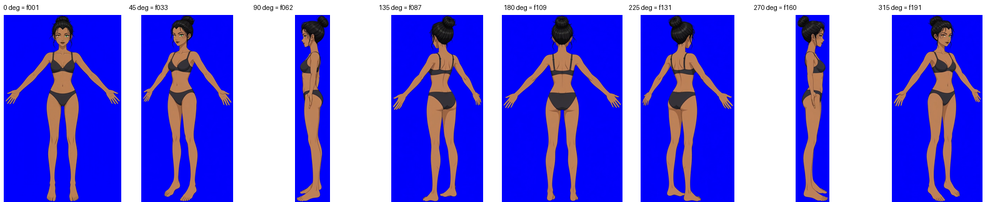
#> input picture body_tools/work/apose_turn/angle_map_sheet.png, 1000 x 202 px, shrunk from 1600 x 324 before the run
$ python -i seg.py   (imports and definitions only)
#> lines starting #> are read from the running program, lines starting #| are printed output that depends on the picture; after the words box and inside, x2 and y2 are one past the last pixel; in counts of white or black regions, pixels touching at a corner belong together
import numpy as np
from PIL import Image
from scipy import ndimage as nd
def mask_of(path):
#> called with path = 'angle_map_sheet.png'
    a=np.array(Image.open(path).convert('RGB')).astype(int)
    blue=(a[...,2]-np.maximum(a[...,0],a[...,1]))>120
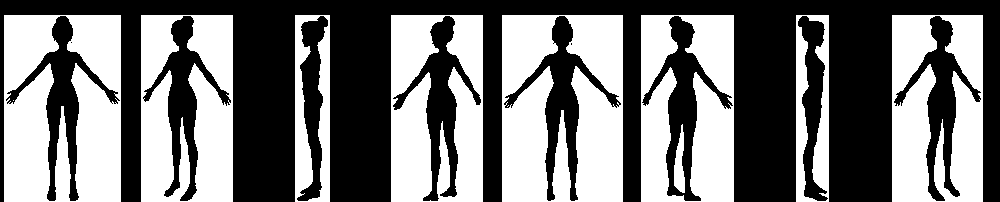
#> blue: shape (202, 1000) bool; 47% white; 11 white regions (2 under 20 px), largest, box (x1, y1, x2, y2) and area: (502, 15, 623, 202) 18081, (4, 15, 121, 202) 17518, (141, 15, 233, 202) 13051
    m=~blue
    lab,n=nd.label(m);
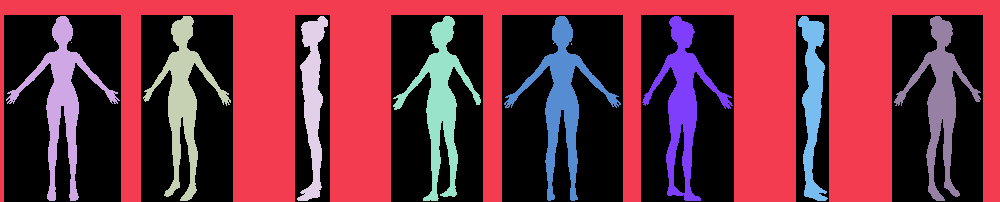
#> lab: shape (202, 1000) int32; 14 distinct labels, from 0 to 13; one colour per label, 0 black
#> n = 13
    if n==0: return m
    sz=nd.sum(m,lab,range(1,n+1));keep=np.isin(lab,1+np.nonzero(sz>=200)[0])
#> after `sz = nd.sum(m, lab, range(1, n + 1))`: sz = [75962, 4358, 4153, 2664, 4338, 4541, 4352, 2626, 4126, 1, 1, 2, 1]
#> after `keep = np.isin(lab, 1 + np.nonzero(sz >= 200)[0])`: keep: shape (202, 1000) bool; 53% white; 11 black regions (2 under 20 px), largest, box (x1, y1, x2, y2) and area: (502, 15, 623, 202) 18084, (4, 15, 121, 202) 17520, (141, 15, 233, 202) 13051
    return nd.binary_fill_holes(keep)|keep
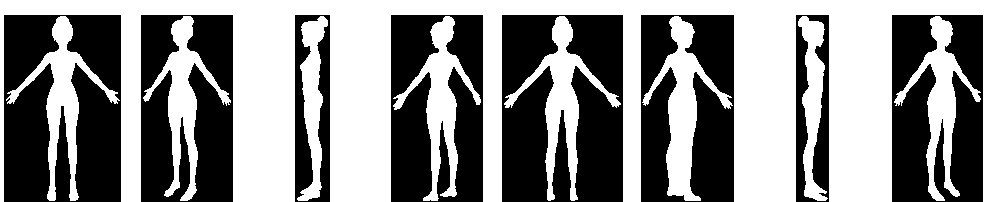
#> returned value: shape (202, 1000) bool; 53.3% white; 8 black regions, largest, box (x1, y1, x2, y2) and area: (502, 15, 623, 202) 18073, (4, 15, 121, 202) 17514, (141, 15, 233, 202) 13047

>>> result = mask_of('angle_map_sheet.png')

$ run again, on body_tools/work/apose_turn/direction_check.png
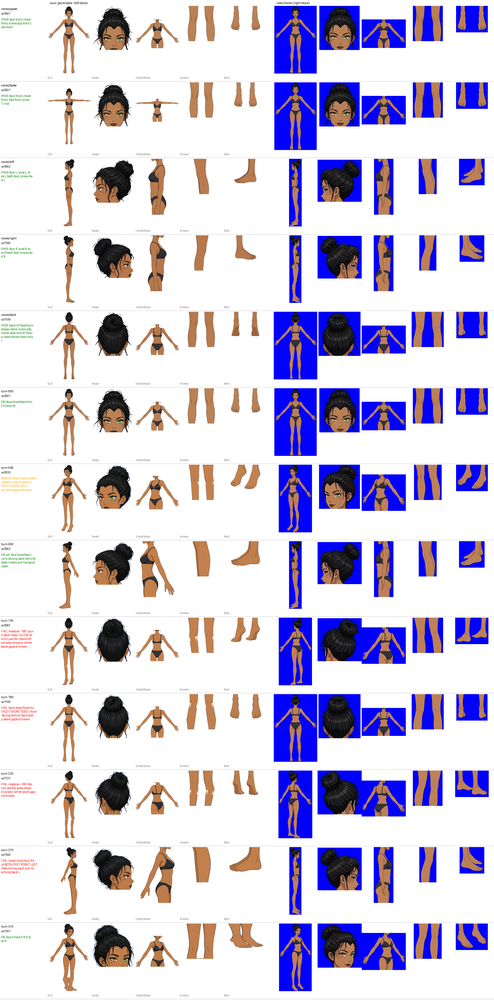
#> input picture body_tools/work/apose_turn/direction_check.png, 494 x 1000 px, shrunk from 1680 x 3400 before the run
#> in mask_of, `blue=(a[...,2]-np.maximum(a[...,0],a[...,1]))>120`:
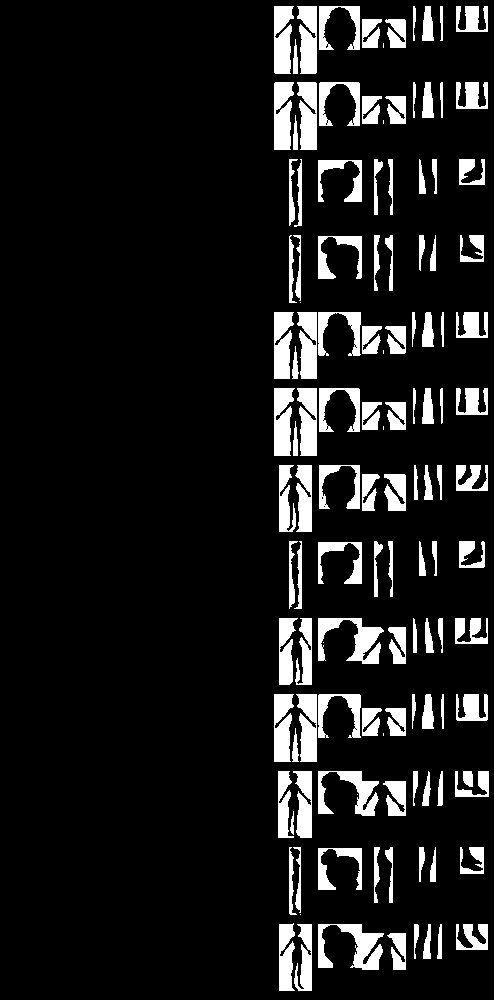
#> blue: shape (1000, 494) bool; 10.6% white; 126 white regions (9 under 20 px), largest, box (x1, y1, x2, y2) and area: (318, 924, 384, 970) 1420, (318, 618, 384, 664) 1385, (318, 771, 379, 816) 1183
#> in mask_of, `lab,n=nd.label(m);`:
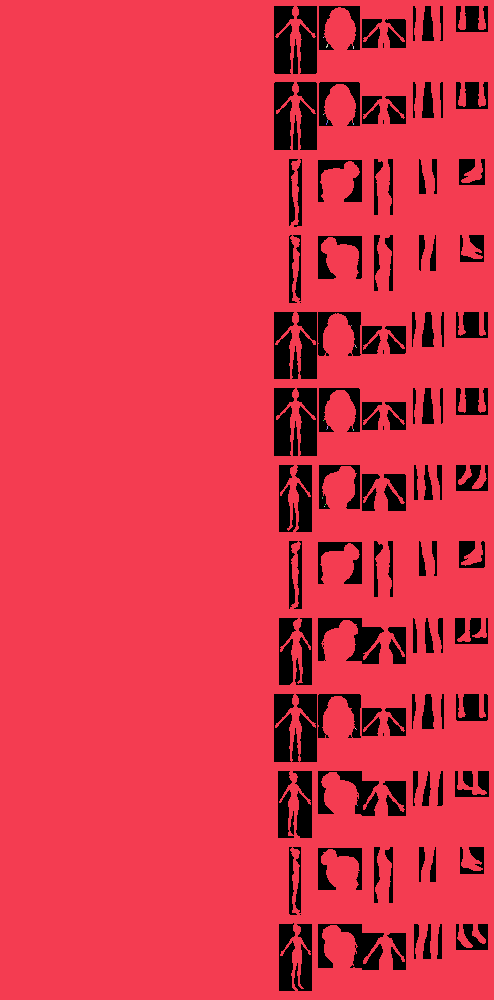
#> lab: shape (1000, 494) int32; 22 distinct labels, from 0 to 21; one colour per label, 0 black
#> n = 21
#> sz = 21 values, max 441717 at index 0, min 1 at index 1, mean 21035.8
#> keep: shape (1000, 494) bool; 89.4% white; 126 black regions (9 under 20 px), largest, box (x1, y1, x2, y2) and area: (318, 924, 384, 970) 1420, (318, 618, 384, 664) 1385, (318, 771, 379, 816) 1184
